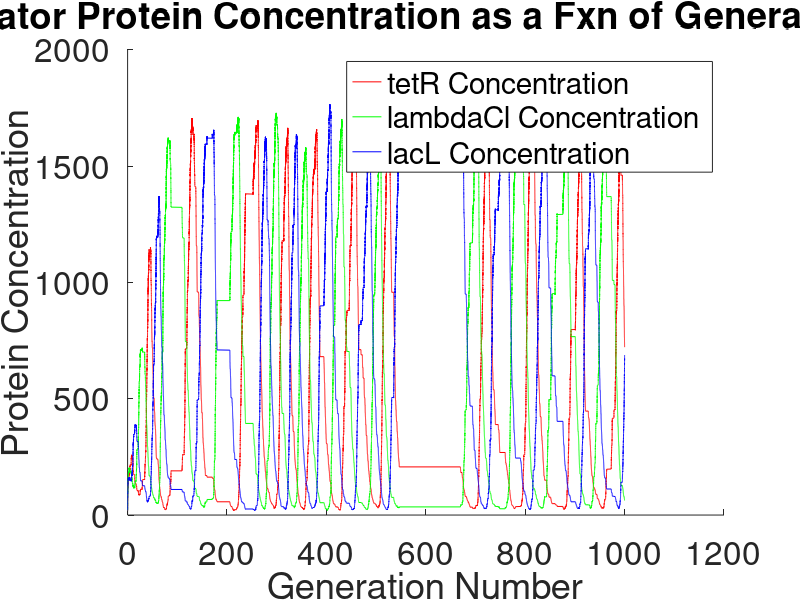

Reproduce this figure in MATLAB. (Note: this script raises an error after producing the figure.)
%function gillepsieRepressilator()
%protein degradation rate = 1 (as noted in 4.1 Supplementary Info from 
%Synchronous long-term oscillations in a synthetic gene circuit paper)

%parameters from paper:

%production rate of protein
lambda = 2000; 
%at half Vmax
kTetR = 100; 
kLambdaCl = 100; 
kLacL = 100;

hillCoeff = 4; 

%initialize p(i)
initTetR = 20;
initLambdaCl = 20;
initLacL = 20;

tetR=0;
lambdaCl=0;
lacL=0;
generation = 0;

generationMax = 1000;
generation(1) = 0;

%protein amounts are stored in tetR, lambdaCl, lacL
tetR(1) = initTetR;
lambdaCl(1) = initLambdaCl; 
lacL(1) = initLacL;

%counter
currentTime = 2;

while generation(currentTime - 1) < generationMax
%In the form -> dp(tetR | lambdaCl | lacL)/dt = lambda times kTetR to the 
%hillCoeff divided by kTetR to the hillCoeff + amount of protein that represses 
%specific the protein to the hillCoeff all times amount of protein at the last recorded timepoint
    rateup_TetR = ((lambda * (kTetR ^ hillCoeff)) / ( (kTetR ^ hillCoeff) + (lacL(currentTime - 1) ^ hillCoeff))); 
%     * tetR(currentTime - 1);
    ratedown_TetR = tetR(currentTime - 1);
    
    rateup_LambdaCl = ((lambda * (kLambdaCl ^ hillCoeff)) / ( (kLambdaCl ^ hillCoeff) + (tetR(currentTime - 1) ^ hillCoeff)));
%     * lambdaCl(currentTime - 1); 
    ratedown_LambdaCl = lambdaCl(currentTime - 1);
    
    rateup_LacL = ((lambda * (kLacL ^ hillCoeff)) / ( (kLacL ^ hillCoeff) + (lambdaCl(currentTime - 1) ^ hillCoeff))); 
%     * lacL(currentTime - 1)
    ratedown_LacL = lacL(currentTime - 1);
    
    total_rxn_rates = rateup_TetR + ratedown_TetR + rateup_LambdaCl + ratedown_LambdaCl + rateup_LacL + ratedown_LacL;
    rand1 = rand();
    
    if rand1 < rateup_TetR / total_rxn_rates
        %production rxn for TetR was chosen
        tetR(currentTime) = tetR(currentTime - 1) + 1;
        lambdaCl(currentTime) = lambdaCl(currentTime - 1);
        lacL(currentTime) = lacL(currentTime - 1);
        
    elseif rand1 < ((rateup_TetR + ratedown_TetR) / total_rxn_rates)
        %degradation rxn for TetR was chosen
        tetR(currentTime) = tetR(currentTime - 1) - 1;
        lambdaCl(currentTime) = lambdaCl(currentTime - 1);
        lacL(currentTime) = lacL(currentTime - 1);
           
    elseif rand1 < ((rateup_TetR + ratedown_TetR + rateup_LambdaCl) / total_rxn_rates)
        %production rxn for LambdaCl was chosen
        tetR(currentTime) = tetR(currentTime - 1);
        lambdaCl(currentTime) = lambdaCl(currentTime - 1) + 1;
        lacL(currentTime) = lacL(currentTime - 1);
             
    elseif rand1 < ((rateup_TetR + ratedown_TetR + rateup_LambdaCl + ratedown_LambdaCl) / total_rxn_rates)
        %degradation rxn for LambdaCl was chosen
        tetR(currentTime) = tetR(currentTime - 1);
        lambdaCl(currentTime) = lambdaCl(currentTime - 1) - 1;
        lacL(currentTime) = lacL(currentTime - 1);
             
    elseif rand1 < ((rateup_TetR + ratedown_TetR + rateup_LambdaCl + ratedown_LambdaCl + rateup_LacL) / total_rxn_rates)
        %production rxn for LacL was chosen
        tetR(currentTime) = tetR(currentTime - 1);
        lambdaCl(currentTime) = lambdaCl(currentTime - 1);
        lacL(currentTime) = lacL(currentTime - 1) + 1;
    else  
        %degradation rxn for LacL was chosen if nothing else is true
        %rateup_TetR + ratedown_TetR + rateup_LambdaCl + ratedown_LambdaCl

        tetR(currentTime) = tetR(currentTime - 1);
        lambdaCl(currentTime) = lambdaCl(currentTime - 1);
        lacL(currentTime) = lacL(currentTime - 1) - 1;
    end
    
    rand2 = rand();
    generation(currentTime) = generation(currentTime - 1) + 1/((total_rxn_rates) * log(1 / rand2));
    %advance the time
    currentTime = currentTime + 1;
end

figure;
title('Repressilator Protein Concentration as a Fxn of Generation Number');
hold on
plot(generation, tetR, 'r');
plot(generation, lambdaCl, 'g');
plot(generation, lacL, 'b');
xlabel('Generation Number'); ylabel('Protein Concentration');
legend('tetR Concentration', 'lambdaCl Concentration', 'lacL Concentration');
set(gca, 'FontSize', 24);
hold off

%find maxima of peaks of protein levels
[maxdat_tetR,maxidx_tetR] = extrema(smooth(tetR,750));
maxima_tetR = maxdat_tetR(maxdat_tetR>mean(maxdat_tetR));
maxima_idx_tetR = generation(maxidx_tetR(maxdat_tetR>mean(maxdat_tetR)));

%Sort the maxima by the order of when they occur, not how high they are.
%Thus, sort by the maxima indices.
[~, j] = sort(maxima_idx_tetR);
maxima_idx_tetR = maxima_idx_tetR(j);
maxima_tetR = maxima_tetR(j);

figure; 
plot(generation, tetR,'.-r',maxima_idx_tetR,maxima_tetR,'kx');

for mm=1:length(maxima_idx_tetR)-1
    period(mm) = maxima_idx_tetR(mm+1)-maxima_idx_tetR(mm);
end
%discard transients
period = period(period>5);

%mean and standard deviation for comparison
mean_period = mean(period);
std_period = std(period);
%mean amplitude of oscillations is just:
mean_amp = mean(maxdat_tetR);
